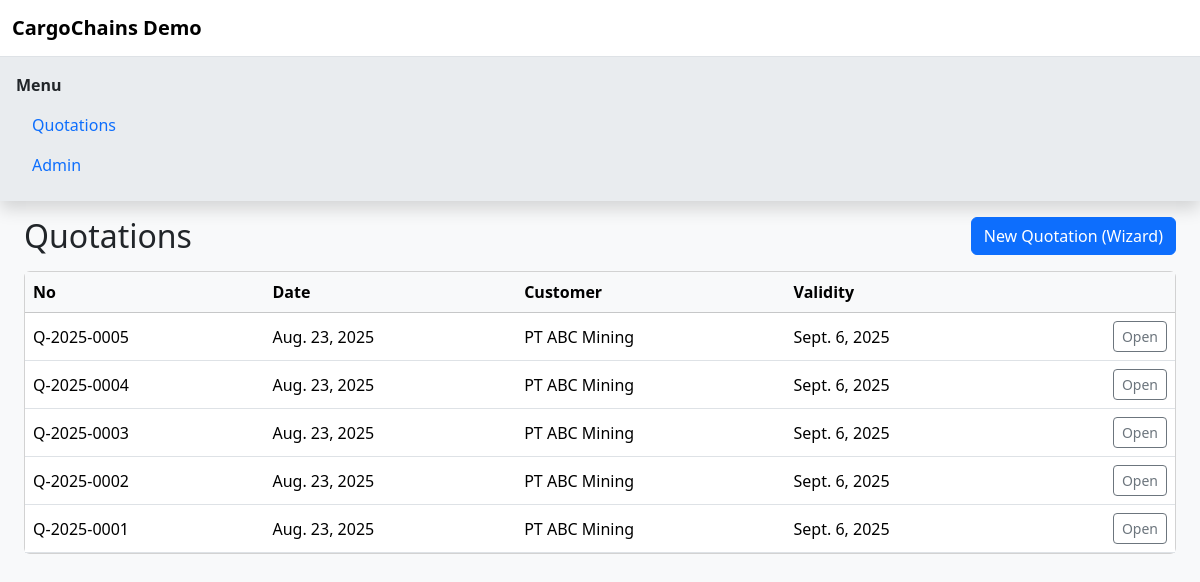
/sales/quotations/, run on the app's committed database.
### sales/models.py (models this page shows, shortened)
class Quotation(models.Model):
    number = models.CharField(max_length=30, unique=True, blank=True)
    date = models.DateField()
    customer = models.ForeignKey("partners.Customer", on_delete=models.PROTECT)
    validity_date = models.DateField(null=True, blank=True)
    payment_terms = models.CharField(max_length=100, blank=True)
    notes = models.TextualField if hasattr(models, "TextualField") else models.TextField  # guard untuk IDE
    notes = models.TextField(blank=True)

### partners/models.py (models this page shows)
class Customer(models.Model):
    name = models.CharField(max_length=150)
    email = models.EmailField(blank=True, null=True)
    phone = models.CharField(max_length=50, blank=True, null=True)
    address = models.TextField(blank=True, null=True)
    def __str__(self):
        return self.name

### sales/views.py (the view)
# urls.py: path("quotations/", views.QuotationListView.as_view(), name="quotation_list"),
class QuotationListView(ListView):
    model = Quotation
    template_name = "sales/quotation_list.html"
    context_object_name = "quotations"
    ordering = ["-date","-id"]
    paginate_by = 20

### sales/templates/sales/quotation_list.html (shortened to what this page needs)
{% extends "base.html" %}
{% block content %}
<div class="container-fluid">
  <div class="d-flex justify-content-between align-items-center mb-3">
    <h2 class="mb-0">Quotations</h2>
    <a class="btn btn-primary" href="{% url 'sales:quotation_wizard' %}">New Quotation (Wizard)</a>
  </div>
  <div class="card">
    <div class="table-responsive">
      <table class="table table-hover align-middle mb-0">
        <thead class="table-light">
          <tr><th>No</th><th>Date</th><th>Customer</th><th>Validity</th><th></th></tr>
        </thead>
        <tbody>
          {% for q in quotations %}
          <tr>
            <td>{{ q.number }}</td>
            <td>{{ q.date }}</td>
            <td>{{ q.customer }}</td>
            <td>{{ q.validity_date|default:"-" }}</td>
            <td class="text-end">
              <a class="btn btn-sm btn-outline-secondary" href="{% url 'sales:quotation_detail' q.pk %}">Open</a>
            </td>
          </tr>
          {% empty %}
          <tr><td colspan="5" class="text-center text-body-secondary py-4">No data</td></tr>
          {% endfor %}
        </tbody>
      </table>
    </div>
  </div>
</div>
{% endblock %}

### sales/templates/base.html (shortened to what this page needs)
{% load static %}
<!DOCTYPE html>
<html lang="en">
<head>
  <link rel="stylesheet" href="https://cdn.jsdelivr.net/npm/bootstrap@5.3.3/dist/css/bootstrap.min.css">
  <link rel="stylesheet" href="https://cdn.jsdelivr.net/npm/flatpickr/dist/flatpickr.min.css">
</head>
<body class="layout-fixed sidebar-expand-lg sidebar-open bg-body-tertiary">
  <nav class="app-header navbar navbar-expand bg-body border-bottom">
    <div class="container-fluid">
      <a class="navbar-brand fw-bold" href="/sales/quotations/">CargoChains Demo</a>
    </div>
  </nav>
  <div class="app-wrapper">
    <aside class="app-sidebar bg-body-secondary shadow p-3 d-none d-lg-block" style="min-width: 240px;">
      <div class="fw-bold mb-2">Menu</div>
      <ul class="nav flex-column">
        <li class="nav-item"><a class="nav-link" href="/sales/quotations/">Quotations</a></li>
        <li class="nav-item"><a class="nav-link" href="/admin/">Admin</a></li>
      </ul>
    </aside>
    <main class="app-content" style="margin-left: 0;">
      <div class="container-fluid py-3">
        {% block content %}{% endblock %}
      </div>
    </main>
  </div>
</body>
</html>

### data on the page
Quotation: number "Q-2025-0005", date "Aug. 23, 2025", customer "PT ABC Mining", validity_date "Sept. 6, 2025"
Quotation: number "Q-2025-0004", date "Aug. 23, 2025", customer "PT ABC Mining", validity_date "Sept. 6, 2025"
Quotation: number "Q-2025-0003", date "Aug. 23, 2025", customer "PT ABC Mining", validity_date "Sept. 6, 2025"
Quotation: number "Q-2025-0002", date "Aug. 23, 2025", customer "PT ABC Mining", validity_date "Sept. 6, 2025"
Quotation: number "Q-2025-0001", date "Aug. 23, 2025", customer "PT ABC Mining", validity_date "Sept. 6, 2025"
